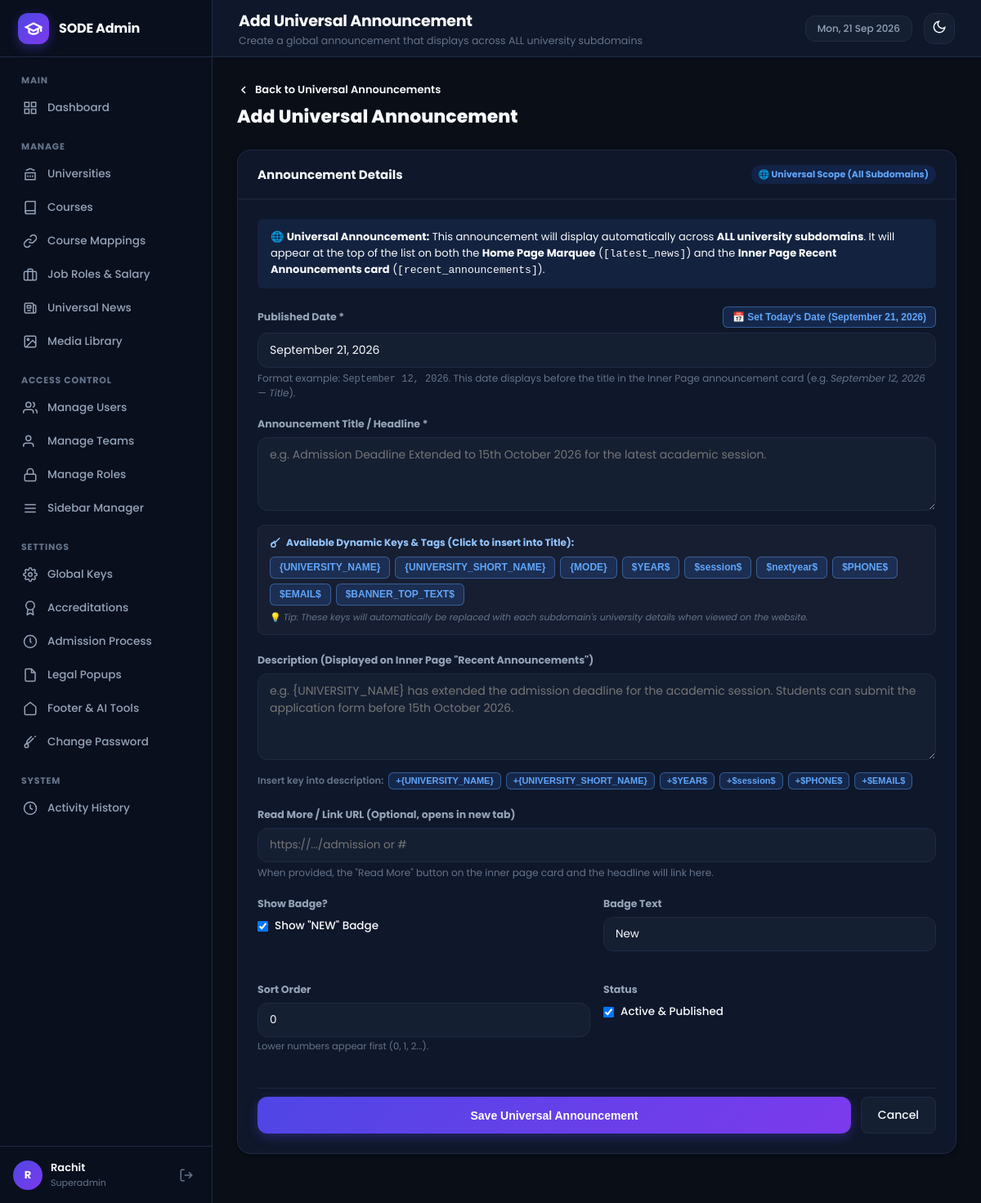
The page /admin/modules/universal_news/create.php (signed in) on the database as committed earlier.
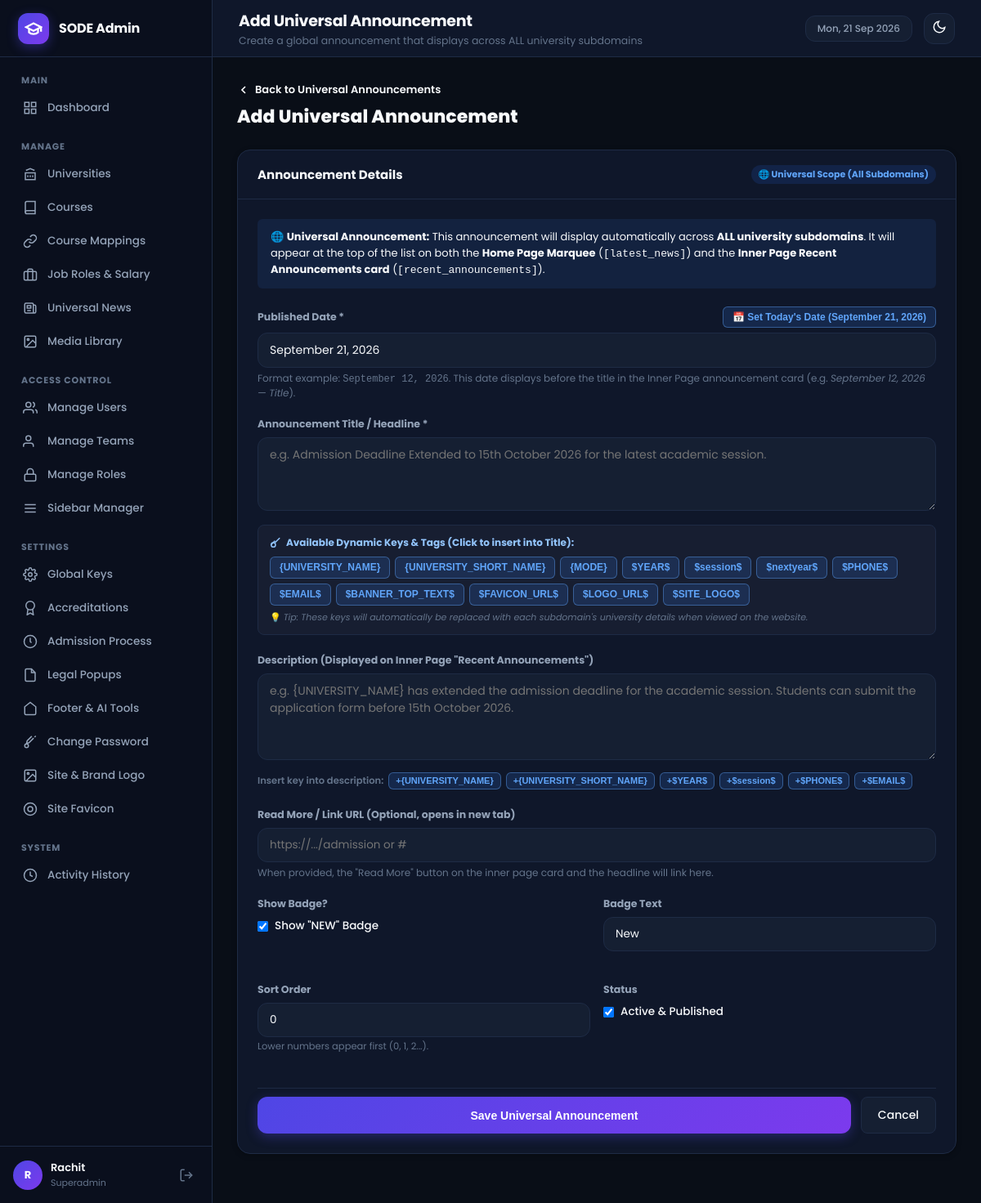
The same page on the database as committed later.
### tables this page shows
CREATE TABLE IF NOT EXISTS `sidebar_items` (
  `id` INT UNSIGNED AUTO_INCREMENT PRIMARY KEY,
  `display_name` VARCHAR(100) NOT NULL,
  `page_route` VARCHAR(255) NOT NULL,
  `sort_order` INT DEFAULT 0,
  `active_page_key` VARCHAR(100) NOT NULL,
  `rbac_module_key` VARCHAR(100) NOT NULL,
  `menu_section` VARCHAR(100) DEFAULT 'Manage',
  `icon_svg` TEXT NULL,
  `is_superadmin_only` TINYINT(1) DEFAULT 0,
  `is_active` TINYINT(1) DEFAULT 1,
  `created_at` TIMESTAMP DEFAULT CURRENT_TIMESTAMP
);

CREATE TABLE IF NOT EXISTS `global_keys` (
  `id` INT UNSIGNED AUTO_INCREMENT PRIMARY KEY,
  `key_code` VARCHAR(100) NOT NULL UNIQUE,
  `key_value` LONGTEXT NOT NULL,
  `link_url` VARCHAR(500) NULL,
  `description` VARCHAR(255) NULL,
  `is_active` TINYINT(1) DEFAULT 1,
  `created_at` TIMESTAMP DEFAULT CURRENT_TIMESTAMP
);

### admin/includes/rbac.php (called while the page is built, shortened)
<?php
function is_superadmin() {
    return !empty($_SESSION['is_superadmin']);
}
    ?>
    <?php
function get_user_sidebar_items() {
    $db = get_db_connection();
    if (is_superadmin()) {
        $stmt = $db->query("SELECT * FROM sidebar_items WHERE is_active = 1 ORDER BY sort_order ASC, id ASC");
        $items = $stmt->fetchAll();
        if (!empty($items)) return $items;
    }
    $role_id = $_SESSION['user_role_id'] ?? 0;
    $stmt = $db->prepare("
        SELECT si.*
        FROM sidebar_items si
        INNER JOIN role_sidebar_access rsa ON si.id = rsa.sidebar_item_id
        WHERE rsa.role_id = :role_id AND si.is_active = 1 AND si.is_superadmin_only = 0
        ORDER BY si.sort_order ASC, si.id ASC
    ");
    $stmt->execute(['role_id' => $role_id]);
    return $stmt->fetchAll();
}

### admin/modules/universal_news/create.php (the view, shortened to what the changed rows need)
<?php
$active_page_key = 'universal_news';
$db = get_db_connection();
try {
    $colDesc = $db->query("SHOW COLUMNS FROM news_items LIKE 'description'")->fetch();
    if (!$colDesc) {
        $db->exec("ALTER TABLE news_items ADD COLUMN description TEXT NULL AFTER news_text");
    }
    $colDate = $db->query("SHOW COLUMNS FROM news_items LIKE 'published_date'")->fetch();
    if (!$colDate) {
        $db->exec("ALTER TABLE news_items ADD COLUMN published_date VARCHAR(100) NULL AFTER description");
    }
} catch (Exception $e) {}
$db_global_keys = [];
try {
    $db_global_keys = $db->query("
        SELECT key_code, description, key_value
        FROM global_keys
        WHERE is_active = 1 AND key_code LIKE '$%'
        ORDER BY key_code ASC
    ")->fetchAll(PDO::FETCH_ASSOC);
} catch (Exception $e) {}
require_once ADMIN_PATH . '/includes/header.php';
?>
<div style="display: flex; justify-content: space-between; align-items: center; margin-bottom: 24px; flex-wrap: wrap; gap: 12px;">
    <div>
        <h2 style="font-size: 22px; font-weight: 800; color: var(--text-color); margin: 0;">Add Universal Announcement</h2>
    </div>
</div>
<div class="admin-card" style="max-width: 900px; margin: 0 auto 30px auto;">
    <div class="card-body" style="padding: 24px;">
        <form method="POST" action="">
            <div class="form-group" style="margin-bottom: 22px;">
                <div style="margin-top: 10px; background: rgba(255,255,255,0.03); border: 1px solid var(--border-color); border-radius: 8px; padding: 12px 14px;">
                    <div style="display: flex; flex-wrap: wrap; gap: 6px;">
                        <button type="button" class="tag-pill-btn" onclick="insertTag('{UNIVERSITY_NAME}', 'field_news_text')" title="Replaced with university name (e.g. Dayananda Sagar University Online)">
                            {UNIVERSITY_NAME}
                        </button>
                        <button type="button" class="tag-pill-btn" onclick="insertTag('{UNIVERSITY_SHORT_NAME}', 'field_news_text')" title="Replaced with university short code (e.g. DSU)">
                            {UNIVERSITY_SHORT_NAME}
                        </button>
                        <button type="button" class="tag-pill-btn" onclick="insertTag('{MODE}', 'field_news_text')" title="Replaced with Online & Distance">
                            {MODE}
                        </button>
                        <button type="button" class="tag-pill-btn" onclick="insertTag('$YEAR$', 'field_news_text')" title="Current year (e.g. <?php echo date('Y'); ?>)">
                            $YEAR$
                        </button>
                        <button type="button" class="tag-pill-btn" onclick="insertTag('$session$', 'field_news_text')" title="Admission session (e.g. <?php echo date('Y') . '-' . ((int)date('Y')+1); ?>)">
                            $session$
                        </button>
                        <button type="button" class="tag-pill-btn" onclick="insertTag('$nextyear$', 'field_news_text')" title="Next year (e.g. <?php echo ((int)date('Y')+1); ?>)">
                            $nextyear$
                        </button>
                        <button type="button" class="tag-pill-btn" onclick="insertTag('$PHONE$', 'field_news_text')" title="Global Support Phone">
                            $PHONE$
                        </button>
                        <button type="button" class="tag-pill-btn" onclick="insertTag('$EMAIL$', 'field_news_text')" title="Global Support Email">
                            $EMAIL$
                        </button>
                        <?php foreach ($db_global_keys as $gk): ?>
                            <?php if (!in_array($gk['key_code'], ['$YEAR$', '$session$', '$nextyear$', '$PHONE$', '$EMAIL$'])): ?>
                                <button type="button" class="tag-pill-btn" onclick="insertTag('<?php echo htmlspecialchars($gk['key_code']); ?>', 'field_news_text')" title="<?php echo htmlspecialchars($gk['description'] ?: $gk['key_value']); ?>">
                                    <?php echo htmlspecialchars($gk['key_code']); ?>
                                </button>
                            <?php endif; ?>
                        <?php endforeach; ?>
                    </div>
                </div>
            </div>
        </form>
    </div>
</div>
<?php
require_once ADMIN_PATH . '/includes/footer.php';
?>

### admin/includes/sidebar.php (shortened to what the changed rows need)
<?php
$sidebar_items = get_user_sidebar_items();
$grouped_items = [];
foreach ($sidebar_items as $item) {
    $section = !empty($item['menu_section']) ? strtoupper($item['menu_section']) : 'MANAGE';
    $grouped_items[$section][] = $item;
}
$current_page_key = $active_page_key ?? 'dashboard';
?>
<aside class="app-sidebar" id="app-sidebar">
    <nav class="sidebar-nav">
        <?php foreach ($grouped_items as $section_title => $section_items): ?>
            <div class="nav-section">
                <div class="nav-section-title"><?php echo htmlspecialchars($section_title); ?></div>
                <ul class="nav-list">
                    <?php foreach ($section_items as $item):
                        $is_active = ($current_page_key === $item['active_page_key']);
                        $route = (strpos($item['page_route'], 'http') === 0) ? $item['page_route'] : BASE_URL . '/' . ltrim($item['page_route'], '/');
                    ?>
                        <li class="nav-item <?php echo $is_active ? 'active' : ''; ?>">
                            <a href="<?php echo htmlspecialchars($route); ?>">
                                <?php if (!empty($item['icon_svg'])): ?>
                                    <?php echo $item['icon_svg']; ?>
                                <?php else: ?>
                                    <svg width="18" height="18" viewBox="0 0 24 24" fill="none" stroke="currentColor" stroke-width="2"><circle cx="12" cy="12" r="4"></circle></svg>
                                <?php endif; ?>
                                <span><?php echo htmlspecialchars($item['display_name']); ?></span>
                            </a>
                        </li>
                    <?php endforeach; ?>
                </ul>
            </div>
        <?php endforeach; ?>
    </nav>
</aside>

Rows that differ between the two databases and show on the page:
added sidebar_items: display_name "Site & Brand Logo", shown under "SETTINGS"
added sidebar_items: display_name "Site Favicon", shown under "SETTINGS"
added global_keys: key_code "$FAVICON_URL$"
added global_keys: key_code "$LOGO_URL$"
added global_keys: key_code "$SITE_LOGO$"
